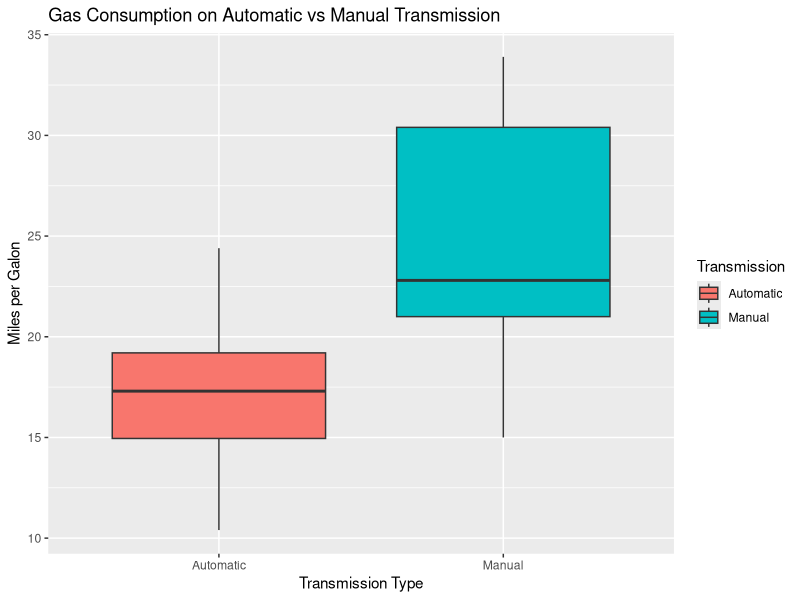
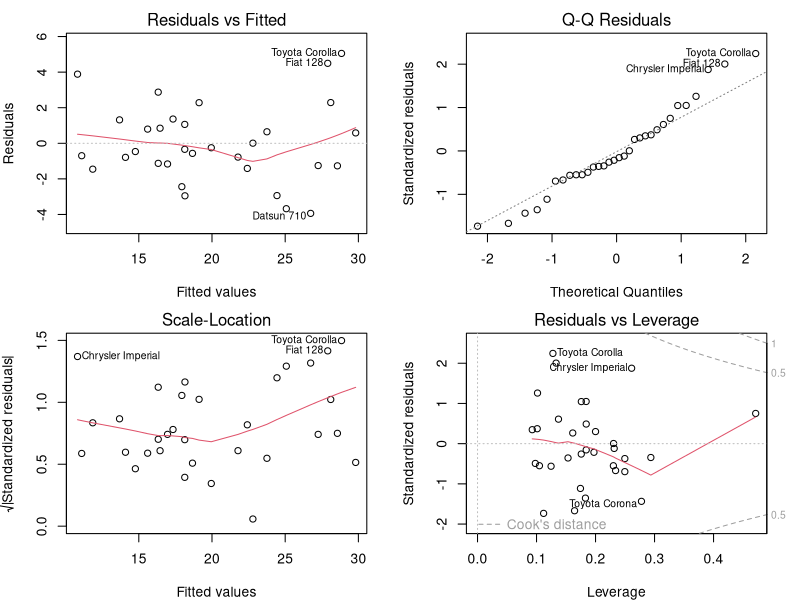

Source code (R) for these figures, in order:
## ---- chunk 1
library(dplyr, quietly = TRUE, warn.conflicts = FALSE)
library(ggplot2, quietly = TRUE, warn.conflicts = FALSE)
data("mtcars")
head(mtcars, n = 5)
## ---- chunk 2
ggplot(mtcars, aes(x = factor(am, labels = c("Automatic","Manual")), y = mpg)) + geom_boxplot(aes(fill=factor(am, labels = c("Automatic","Manual")))) + ggtitle(label = "Gas Consumption on Automatic vs Manual Transmission") + xlab("Transmission Type") + ylab("Miles per Galon") + labs(fill = "Transmission")
## ---- chunk 3
t.test(as.numeric(mtcars$mpg) ~ as.factor(mtcars$am))$p.value
## ---- chunk 4
cor(mtcars)[1,]
## ---- chunk 5
mtcars <- mutate(mtcars, cyl = as.factor(cyl))
mtcars <- mutate(mtcars, vs = as.factor(vs))
mtcars <- mutate(mtcars, am = factor(am, labels = c("Automatic","Manual")))
mtcars <- mutate(mtcars, gear = as.factor(gear))
mtcars <- mutate(mtcars, carb = as.factor(carb))
## ---- chunk 6
fit_initial <- lm(mpg ~ ., data = mtcars)
fit_step <- step(fit_initial, direction = "both", trace = FALSE)
summary(fit_step)
## ---- chunk 7
data.frame(initial_model = summary(fit_initial)$adj.r.squared, step_model = summary(fit_step)$adj.r.squared)
## ---- chunk 8
anova(lm(mpg ~ am, data = mtcars), fit_step)
## ---- chunk 9
par(mfrow = c(2,2), mar = c(4,4,2,2))
plot(fit_step)
